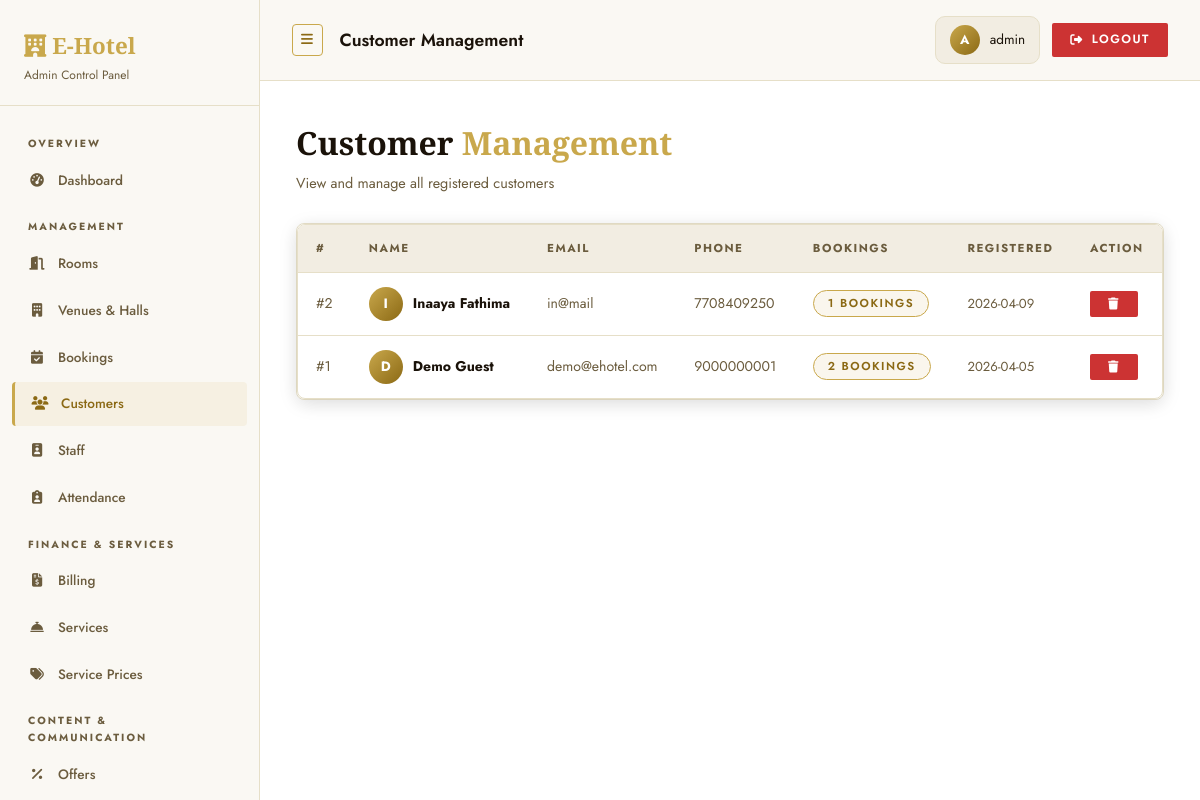
The app's page /admin/customers (signed in) with its own data.
### tables this page shows
CREATE TABLE users (
                id          INTEGER PRIMARY KEY AUTOINCREMENT,
                name        TEXT NOT NULL,
                email       TEXT UNIQUE NOT NULL,
                phone       TEXT,
                password    TEXT NOT NULL,
                created_at  DATETIME DEFAULT CURRENT_TIMESTAMP
            );

### routes/admin_routes.py (the view)
    @app.route('/admin/customers')
    @admin_required
    def admin_customers():
        customers = query_db("""
            SELECT u.*, COUNT(b.id) AS total_bookings
            FROM users u
            LEFT JOIN bookings b ON b.user_id = u.id
            GROUP BY u.id
            ORDER BY u.created_at DESC
        """)
        return render_template('admin/customers.html', customers=customers)

### utils/auth.py (called while the page is built)
def admin_required(f):
    @wraps(f)
    def decorated_function(*args, **kwargs):
        if 'admin_id' not in session:
            flash('Admin login required.', 'warning')
            return redirect(url_for('admin_login'))
        return f(*args, **kwargs)
    return decorated_function

### utils/db.py (called while the page is built)
def get_db():
    db = getattr(g, '_database', None)
    if db is None:
        db = g._database = sqlite3.connect(DATABASE)
        db.row_factory = sqlite3.Row
    return db

def query_db(query, args=(), one=False, commit=False):
    db  = get_db()
    cur = db.execute(query, args)
    if commit:
        db.commit()
        return cur.lastrowid
    rows = cur.fetchall()
    return rows[0] if (one and rows) else (None if one else rows)

### templates/admin/customers.html (shortened to what this page needs)
{% extends "admin/base_admin.html" %}
{% block page_title %}Customer Management{% endblock %}
{% block content %}
<div class="panel-header anim-fade-up">
  <h1>Customer <span class="text-accent">Management</span></h1>
  <p>View and manage all registered customers</p>
</div>
{% if customers %}
<div class="card anim-fade-up-delay-1" style="padding:0">
  <div class="table-wrapper">
    <table>
      <thead>
        <tr><th>#</th><th>Name</th><th>Email</th><th>Phone</th><th>Bookings</th><th>Registered</th><th>Action</th></tr>
      </thead>
      <tbody>
        {% for c in customers %}
        <tr>
          <td style="color:var(--text2)">#{{ c['id'] }}</td>
          <td>
            <div style="display:flex;align-items:center;gap:10px">
              <div class="sidebar-avatar" style="width:34px;height:34px;font-size:.85rem">{{ c['name'][0].upper() }}</div>
              <strong>{{ c['name'] }}</strong>
            </div>
          </td>
          <td style="color:var(--text2)">{{ c['email'] }}</td>
          <td style="color:var(--text2)">{{ c['phone'] or '—' }}</td>
          <td>
            <span class="badge badge-info">{{ c['total_bookings'] }} bookings</span>
          </td>
          <td style="color:var(--text2);font-size:.82rem">{{ c['created_at'][:10] }}</td>
          <td>
            <form method="post" action="{{ url_for('admin_delete_customer', user_id=c['id']) }}" style="display:inline">
              <button class="btn btn-danger btn-sm" data-confirm="Delete customer {{ c['name'] }}? This cannot be undone.">
                <i class="fas fa-trash"></i>
              </button>
            </form>
          </td>
        </tr>
        {% endfor %}
      </tbody>
    </table>
  </div>
</div>
{% else %}
<div class="card"><div class="empty-state"><i class="fas fa-users-slash"></i><p>No customers registered yet.</p></div></div>
{% endif %}
{% endblock %}

### static/css/style.css (style rules this page uses)
:root { --bg: #ffffff; --bg2: #faf8f3; --bg3: #f2ede2; --card: #ffffff; --border: #e6dfc8; --accent: #c9a84c; --accent2: #e8c96e; --accent3: #f5e9c0; --accent-dark: #8b6914; --text: #1a1209; --text2: #6b5c3e; --danger: #cc3333; --warning: #d4870a; --success: #2d7a3a; --radius: 4px; --radius-lg: 8px; --shadow: 0 12px 48px rgba(201,168,76,0.18); --shadow-soft: 0 4px 20px rgba(0,0,0,0.08); --glow: 0 0 24px rgba(201,168,76,0.35); --trans: all 0.3s cubic-bezier(.4,0,.2,1); }
*, *::before, *::after { box-sizing: border-box; margin: 0; padding: 0; }
body { font-family: 'Jost', sans-serif; background: var(--bg); color: var(--text); line-height: 1.6; min-height: 100vh; overflow-x: hidden; }
h1,h2,h3,h4 { font-family: 'Cormorant Garamond', serif; }
.text-accent { color: var(--accent); }
.badge { display: inline-block; padding: 3px 14px; border-radius: 99px; font-size: .72rem; font-weight: 600; letter-spacing: 1.5px; text-transform: uppercase; }
.badge-info { background: rgba(201,168,76,.1); color: var(--accent-dark); border: 1px solid var(--accent); }
.btn { display: inline-flex; align-items: center; gap: 8px; padding: 11px 28px; border-radius: 2px; border: none; font-family: 'Jost', sans-serif; font-size: .85rem; font-weight: 600; cursor: pointer; transition: var(--trans); white-space: nowrap; letter-spacing: 1.5px; text-transform: uppercase; }
.btn-danger { background: var(--danger); color: #fff; }
.btn-sm { padding: 7px 18px; font-size: .75rem; }
.card { background: var(--card); border: 1px solid var(--border); border-radius: var(--radius-lg); padding: 28px; transition: var(--trans); box-shadow: var(--shadow-soft); }
.table-wrapper { overflow-x: auto; border-radius: var(--radius-lg); border: 1px solid var(--border); box-shadow: var(--shadow-soft); }
table { width: 100%; border-collapse: collapse; }
thead { background: var(--bg3); }
thead th { padding: 14px 18px; text-align: left; font-size: .72rem; font-weight: 700; color: var(--text2); text-transform: uppercase; letter-spacing: 1.5px; }
tbody td { padding: 14px 18px; border-top: 1px solid var(--border); font-size: .88rem; vertical-align: middle; }
tbody tr { transition: background .2s; }
.sidebar-avatar { width: 36px; height: 36px; border-radius: 50%; background: linear-gradient(135deg, var(--accent), var(--accent-dark)); display: flex; align-items: center; justify-content: center; font-weight: 700; color: #fff; font-size: .9rem; flex-shrink: 0; }
.panel-header { margin-bottom: 28px; }
.panel-header h1 { font-family: 'Cormorant Garamond', serif; font-size: 2rem; font-weight: 700; }
.panel-header p { color: var(--text2); font-size: .9rem; margin-top: 4px; }
.anim-fade-up { animation: fadeUp .7s ease both; }
.anim-fade-up-delay-1 { animation: fadeUp .7s ease .15s both; }

### records on screen
users: id "2", name "I", name "Inaaya Fathima", email "in@mail", phone "7708409250", total_bookings "1", created_at "2026-04-09"
users: id "1", name "D", name "Demo Guest", email "demo@ehotel.com", phone "9000000001", total_bookings "2", created_at "2026-04-05"

### other values on screen
{{ session.admin_name[0].upper() if session.admin_name else 'A' }} "A"
{{ session.admin_name or 'Admin' }} "admin"
